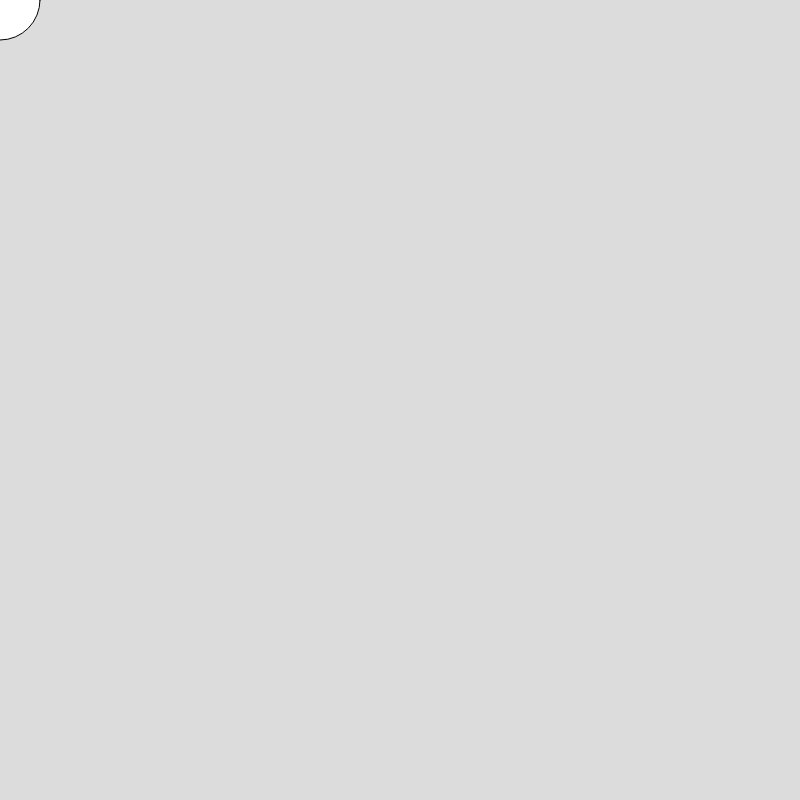
Frame 1 (no input)
Frame 60 (no input): identical to frame 1, image omitted
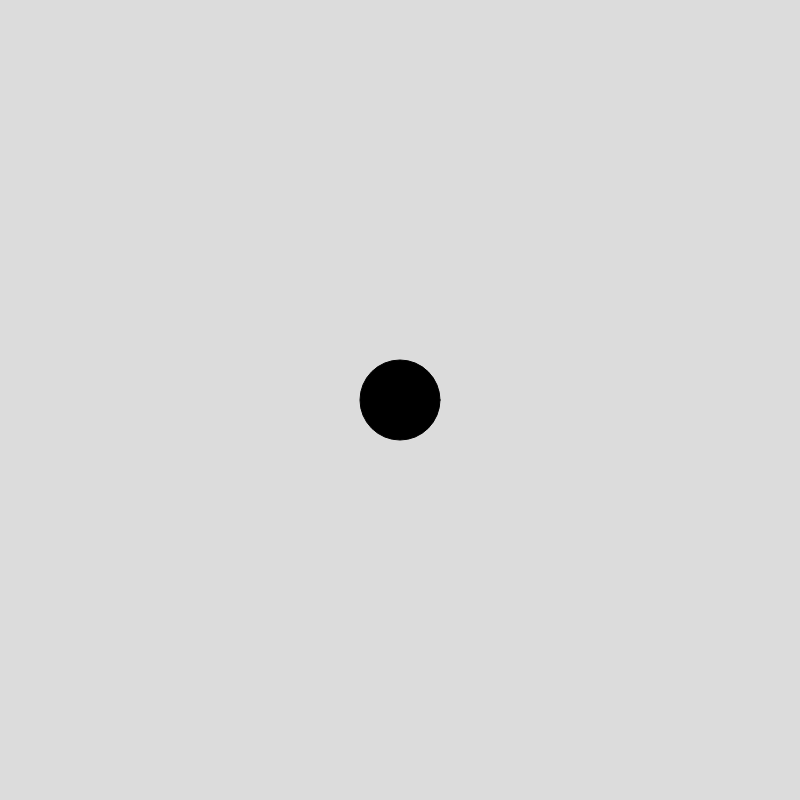
Frame 120 (the mouse pressed at the canvas centre since frame 60)

The p5.js sketch that drew these frames (run headless with seeded random() and noise() and a simulated clock; from frame 60 on, the mouse is pressed at the canvas centre):

// p5.js sketch
// ── sketch.js
function setup() {
  createCanvas(800, 800);
}

function draw() {
  background(220);
  if (mouseIsPressed) {
  	fill(0);
  } else {
  	fill(255);
  }
  ellipse(mouseX,mouseY,80,80);
}
